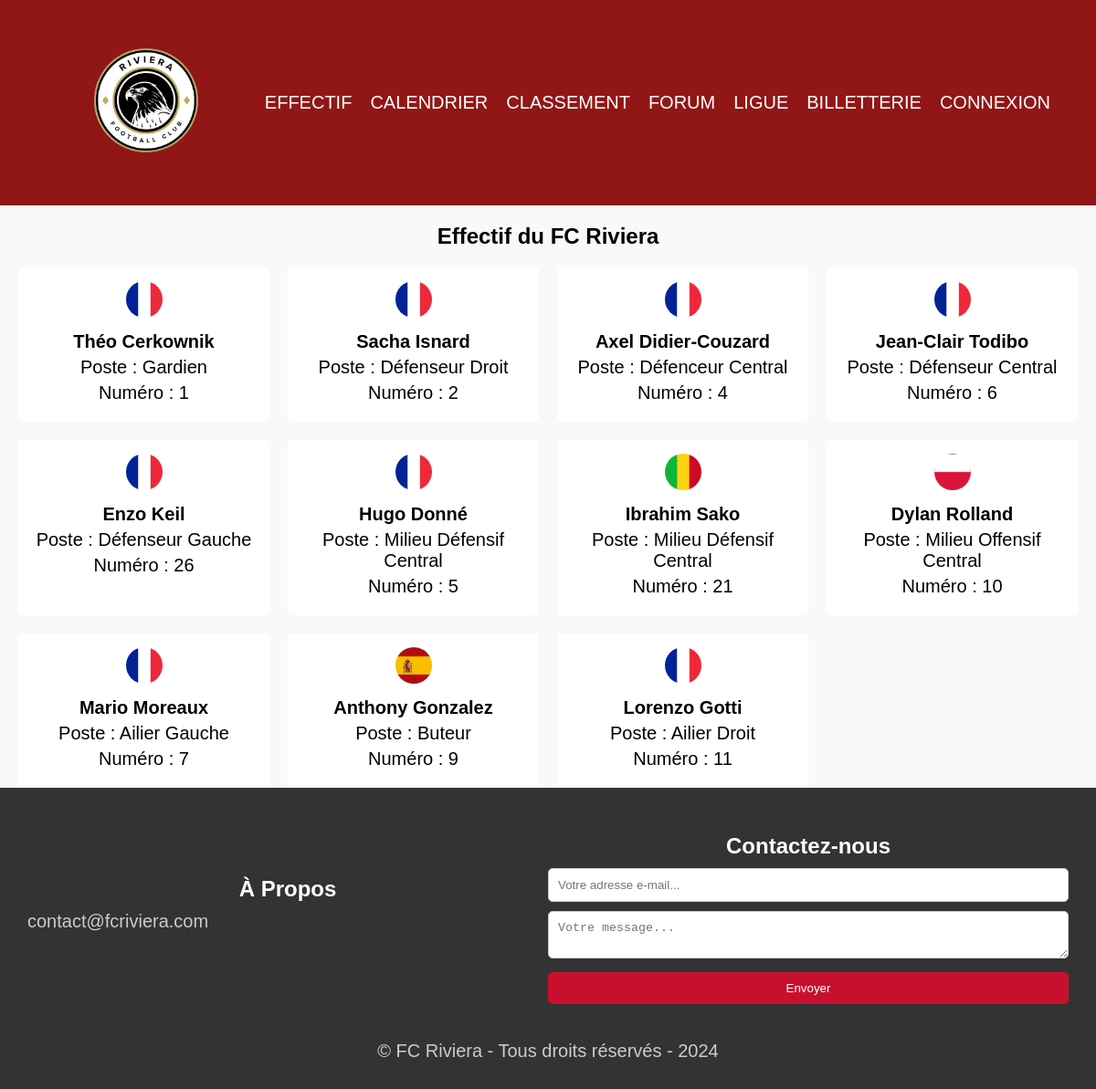
The page /php/effectif.php on the database its author committed.
### tables this page shows
CREATE TABLE IF NOT EXISTS `effectif` (
  `id_joueur` int NOT NULL AUTO_INCREMENT,
  `nom_joueur` varchar(50) NOT NULL DEFAULT '',
  `poste_joueur` varchar(50) NOT NULL DEFAULT '',
  `numero_joueur` int NOT NULL DEFAULT '0',
  `img_nationalite` longblob NOT NULL,
  `id_equipe` int DEFAULT NULL,
  PRIMARY KEY (`id_joueur`),
  KEY `FK_effectif_equipe` (`id_equipe`),
  CONSTRAINT `FK_effectif_equipe` FOREIGN KEY (`id_equipe`) REFERENCES `equipe` (`id_equipe`)
);

### php/effectif.php (the view, shortened to what this page needs)
<!DOCTYPE html>
<html lang="fr">
<head>
    <link rel="stylesheet" href="../css/effectif.css">
</head>
<body>
    <header>
        <?php include 'navbar.php'; ?>
    </header>
    <h2>Effectif du FC Riviera</h2>
    <div class="team">
        <?php
        $servername = "localhost";
        $username = "root";
        $password = "";
        $dbname = "fcriviera";
        $conn = new mysqli($servername, $username, $password, $dbname);
        $sql = "SELECT * FROM effectif";
        $result = $conn->query($sql);
        if ($result->num_rows > 0) {
            while ($row = $result->fetch_assoc()) {
                echo "<div class='player'>";
                echo "<img src='" . $row['img_nationalite'] . "' alt='Logo' class='nationality'>";
                echo "<p><strong>" . $row['nom_joueur'] . "</strong></p>";
                echo "<p>Poste : " . $row['poste_joueur'] . "</p>";
                echo "<p>Numéro : " . $row['numero_joueur'] . "</p>";
                echo "</div>";
            }
        } else {
            echo "<p>Aucun joueur trouvé dans l'effectif.</p>";
        }
        ?>
    </div>
    <footer>
        <?php include 'footer.php'; ?>
    </footer>
</body>
</html>

### php/navbar.php (shortened to what this page needs)
<!DOCTYPE html>
<html lang="fr">
<head>
    <link rel="stylesheet" href="../CSS/navbar.css">
</head>
<body>
    <header>
        <nav>
            <div class="menu-container">
                <div class="logo-container">
                    <a href="index.php"><img src="../assets/logo.png" alt="Logo FC Riviera"></a>
                </div>
                <ul class="menu left-menu">
                    <li><a href="effectif.php">EFFECTIF</a></li>
                    <li><a href="calendrier.php">CALENDRIER</a></li>
                    <li><a href="classement.php">CLASSEMENT</a></li>
                </ul>
                <ul class="menu right-menu">
                    <li><a href="forum.php">FORUM</a></li>
                    <li><a href="ligue.php">LIGUE</a></li>
                    <li><a href="billetterie.php">BILLETTERIE</a></li>
                    <?php
                    if (isset($_SESSION['user'])) {
                        echo '<li><a href="reservations.php">MES RÉSERVATIONS</a></li>';
                        echo '<li><a href="../PHP/deconnexion.php">DECONNEXION</a></li>';
                    } else {
                        echo '<li><a href="../PHP/connexion.php">CONNEXION</a></li>';
                    }
                    ?>
                </ul>
            </div>
        </nav>
    </header>
</body>
</html>

### php/footer.php (shortened to what this page needs)
<footer id="footer">
    <link rel="stylesheet" href="../css/footer.css">
    <div class="container">
        <div class="footer-content">
            <div class="footer-section about">
                <h2>À Propos</h2>
                <div class="contact">
                    <span><i class="fas fa-envelope"></i> contact@fcriviera.com</span>
                </div>
                <div class="socials">
                </div>
            </div>
            <div class="footer-section contact-form">
                <h2>Contactez-nous</h2>
                <form action="<?php echo htmlspecialchars($_SERVER["PHP_SELF"]); ?>" method="post">
                    <input type="email" name="email" class="text-input contact-input" placeholder="Votre adresse e-mail...">
                    <textarea name="message" class="text-input contact-input" placeholder="Votre message..."></textarea>
                    <button type="submit" class="btn btn-big contact-btn">
                        Envoyer
                    </button>
                </form>
            </div>
        </div>
        <div class="footer-bottom">
            &copy; FC Riviera - Tous droits réservés - 2024
        </div>
    </div>
</footer>

### CSS/effectif.css (style rules this page uses)
* { box-sizing: border-box; margin: 0; padding: 0; }
body { font-family: Arial, sans-serif; background-color: #f9f9f9; }
header { background-color: #333; color: #fff; padding: 10px; }
h2 { font-size: 24px; margin: 20px 0; text-align: center; }
.team { display: grid; grid-template-columns: 1fr; gap: 20px; padding: 0 20px; }
.player { border-radius: 5px; padding: 15px; text-align: center; background-color: #fff; }
.player img.nationality { width: 40px; height: 40px; border-radius: 50%; margin-bottom: 10px; }
.player p { margin-bottom: 5px; }
footer { background-color: #333; color: #fff; padding: 10px; text-align: center; }
@media screen and (min-width: 768px) { .team { grid-template-columns: repeat(2, 1fr); } }
@media screen and (min-width: 1024px) { .team { grid-template-columns: repeat(4, 1fr); } }

### CSS/navbar.css (style rules this page uses)
* { margin: 0; padding: 0; box-sizing: border-box; }
body { font-family: 'Changa', sans-serif; font-size: 20px; }
header { background-color: #911616; color: #fff; }
nav { display: flex; justify-content: center; align-items: center; padding: 10px 20px; position: relative; }
.menu-container { display: flex; align-items: center; width: 100%; justify-content: space-between; position: relative; }
.logo-container { text-align: center; flex: 1; }
nav img { width: 160px; height: auto; }
.menu { display: flex; list-style: none; }
.menu.left-menu { margin-right: auto; }
.menu.right-menu { margin-left: auto; }
.menu li { padding: 10px; }
.menu li a { color: #fff; text-decoration: none; position: relative; display: block; }
.menu li a::before, .menu li a::after { content: ''; position: absolute; bottom: 0; left: 0; width: 100%; height: 2px; background-color: #fff; transform: scaleX(0); transition: transform 0.9s ease; }
.menu li a::before { transform-origin: right; }
.menu li a::after { transform-origin: left; }

### CSS/footer.css (style rules this page uses)
#footer { background-color: #333; color: #fff; padding: 20px 0; text-align: center; }
.container { max-width: 1200px; margin: 0 auto; padding: 0 20px; }
.footer-content { display: flex; justify-content: space-between; align-items: center; flex-wrap: wrap; }
.footer-section { flex: 1; text-align: left; margin-bottom: 20px; }
.footer-section h2 { color: #fff; margin-bottom: 10px; }
.contact span { display: block; color: #ccc; margin-bottom: 10px; }
.contact-form input[type="email"], .contact-form textarea { width: 100%; padding: 10px; margin-bottom: 10px; border: 1px solid #ccc; border-radius: 5px; }
.contact-form .btn { width: 100%; padding: 10px; background-color: #c8102e; color: #fff; border: none; border-radius: 5px; cursor: pointer; transition: background-color 0.3s ease; }
.footer-bottom { margin-top: 20px; color: #ccc; }

### rows shown on the page
effectif: img_nationalite (picture), nom_joueur "Théo Cerkownik", poste_joueur "Gardien", numero_joueur "1"
effectif: img_nationalite (picture), nom_joueur "Sacha Isnard", poste_joueur "Défenseur Droit", numero_joueur "2"
effectif: img_nationalite (picture), nom_joueur "Axel Didier-Couzard", poste_joueur "Défenceur Central", numero_joueur "4"
effectif: img_nationalite (picture), nom_joueur "Jean-Clair Todibo", poste_joueur "Défenseur Central", numero_joueur "6"
effectif: img_nationalite (picture), nom_joueur "Enzo Keil", poste_joueur "Défenseur Gauche", numero_joueur "26"
effectif: img_nationalite (picture), nom_joueur "Hugo Donné", poste_joueur "Milieu Défensif Central", numero_joueur "5"
effectif: img_nationalite (picture), nom_joueur "Ibrahim Sako", poste_joueur "Milieu Défensif Central", numero_joueur "21"
effectif: img_nationalite (picture), nom_joueur "Dylan Rolland", poste_joueur "Milieu Offensif Central", numero_joueur "10"
effectif: img_nationalite (picture), nom_joueur "Mario Moreaux", poste_joueur "Ailier Gauche", numero_joueur "7"
effectif: img_nationalite (picture), nom_joueur "Anthony Gonzalez", poste_joueur "Buteur", numero_joueur "9"
effectif: img_nationalite (picture), nom_joueur "Lorenzo Gotti", poste_joueur "Ailier Droit", numero_joueur "11"
